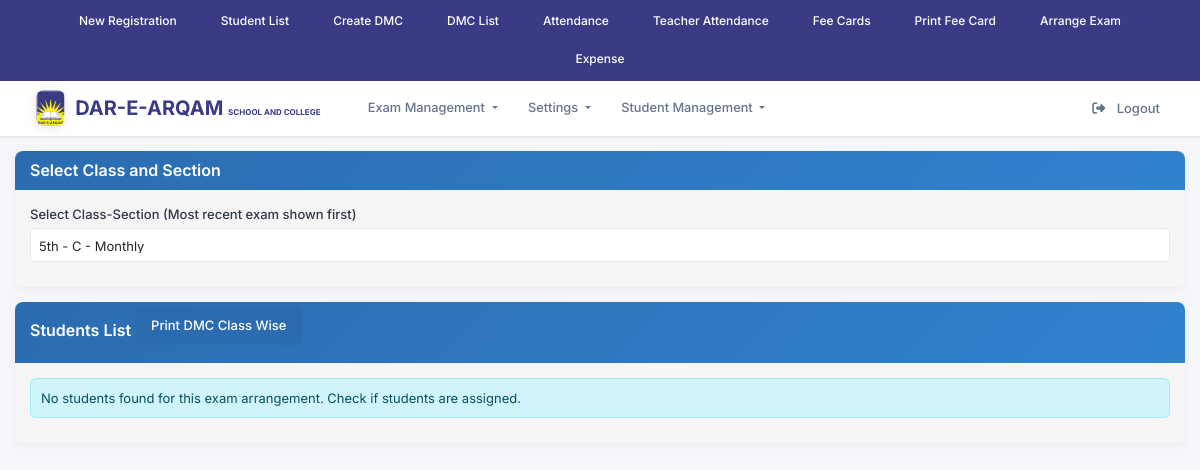
Screenshot of /dmc_list.php (signed in) with the database file from the repository.
### tables this page shows
CREATE TABLE `modules` (
  `id` int(11) NOT NULL,
  `parent_id` int(11) DEFAULT NULL,
  `title` varchar(100) NOT NULL,
  `url` varchar(255) NOT NULL DEFAULT '#',
  `description` varchar(255) DEFAULT NULL,
  `status` tinyint(1) DEFAULT 1,
  `created_at` timestamp NOT NULL DEFAULT current_timestamp(),
  `type` enum('Parent','Child') NOT NULL DEFAULT 'Parent'
);

CREATE TABLE `arrange_exam` (
  `id` int(11) NOT NULL,
  `exam_type_id` int(11) NOT NULL,
  `class_id` int(11) NOT NULL,
  `start_date` date NOT NULL,
  `created_at` datetime NOT NULL DEFAULT current_timestamp(),
  `status` int(11) NOT NULL DEFAULT 0
);

CREATE TABLE `classes` (
  `id` int(11) NOT NULL,
  `course_id` int(11) DEFAULT NULL,
  `title` varchar(255) NOT NULL,
  `dated` date NOT NULL DEFAULT current_timestamp(),
  `status` int(11) DEFAULT NULL
);

### dmc_list.php (the view, shortened to what this page needs)
<?php
require_once('conn_inc.php');
$class_sections = $conn->query("
    SELECT
        c.id AS class_id,
        c.title AS class_name,
        s.title AS section_name,
        et.title AS exam_type,
        ae.id AS arrange_exam_id,
        ae.created_at
    FROM classes c
    cross JOIN class_sections cs ON cs.class_id = c.id
    LEFT JOIN sections s ON cs.section_id = s.id
    JOIN arrange_exam ae ON ae.class_id = c.id
    JOIN exam_types et ON et.id = ae.exam_type_id
    ORDER BY ae.created_at DESC, c.title, s.title
");
$students = [];
$selected_arrange_exam_id = isset($_GET['arrange_exam_id']) ? (int)$_GET['arrange_exam_id'] : 0;
$class_id = 0;
if ($selected_arrange_exam_id === 0 && $class_sections->num_rows > 0) {
    $class_sections->data_seek(0);
    $first_row = $class_sections->fetch_assoc();
    $selected_arrange_exam_id = $first_row['arrange_exam_id'];
    $class_id = $first_row['class_id'];
}
if ($class_id > 0) {
    $stmt = $conn->prepare("
        SELECT sr.id, sr.name, sr.current_address, sr.father_name,
               COUNT(r.id) AS result_count,
               COALESCE(SUM(r.marks), 0) AS total_obtained
        FROM student_class sc
        JOIN student_registration sr ON sc.student_registration_id = sr.id
        JOIN sessions s ON s.id = sc.session_id
        LEFT JOIN results r ON sr.id = r.student_id AND r.arrange_exam_id = ?
        WHERE sc.class_id = ?
          AND sr.status = 0
          AND sc.status = 0
        GROUP BY sr.id, sr.name, sr.current_address, sr.father_name
        ORDER BY total_obtained DESC, sr.name
    ");
    $stmt->bind_param("ii", $selected_arrange_exam_id, $class_id);
    $stmt->execute();
    $students = $stmt->get_result()->fetch_all(MYSQLI_ASSOC);
}
?>
<!DOCTYPE html>
<html lang="en">
<head>
</head>
<body>
    <?php require_once('navbar.php'); ?>
    <div class="container">
        <div class="row">
            <div class="col-md-12">
                <div class="panel panel-primary">
                    <div class="panel-heading"><h3 class="panel-title">Select Class and Section</h3></div>
                    <div class="panel-body">
                        <?php if ($class_sections->num_rows > 0): ?>
                            <form method="get" action="<?php echo htmlspecialchars($_SERVER['PHP_SELF']); ?>">
                                <div class="form-group">
                                    <label>Select Class-Section (Most recent exam shown first)</label>
                                    <select name="arrange_exam_id" class="form-control" onchange="this.form.submit()" required>
                                        <?php
                                        $class_sections->data_seek(0);
                                        while ($cs = $class_sections->fetch_assoc()): ?>
                                            <option value="<?php echo $cs['arrange_exam_id']; ?>"
                                                    <?php echo $selected_arrange_exam_id == $cs['arrange_exam_id'] ? 'selected' : ''; ?>>
                                                <?php
                                                echo htmlspecialchars($cs['class_name']) .
                                                     ($cs['section_name'] ? ' - ' . htmlspecialchars($cs['section_name']) : '') .
                                                     ' - ' . htmlspecialchars($cs['exam_type']);
                                                ?>
                                            </option>
                                        <?php endwhile; ?>
                                    </select>
                                </div>
                            </form>
                        <?php else: ?>
                            <div class="alert alert-warning">No class-sections or exams available.</div>
                        <?php endif; ?>
                    </div>
                </div>
                <div class="panel panel-info">
                    <div class="panel-heading">
                        <h3 class="panel-title" style="display: inline-block;">Students List</h3>
                        <?php if ($selected_arrange_exam_id > 0): ?>
                            <a href="dmc_print_class.php?arrange_exam_id=<?php echo $selected_arrange_exam_id; ?>"
                               class="btn btn-primary btn-sm pull-right" style="margin-top: -5px;">Print DMC Class Wise</a>
                        <?php endif; ?>
                    </div>
                    <div class="panel-body">
                        <?php if ($selected_arrange_exam_id > 0): ?>
                            <?php if (count($students) > 0): ?>
                                <table class="table table-bordered table-hover">
                                    <thead>
                                        <tr>
                                            <th>Name</th>
                                            <th>Father's Name</th>
                                            <th>Position</th>
                                            <th>Actions</th>
                                        </tr>
                                    </thead>
                                    <tbody>
                                        <?php foreach ($students as $student): ?>
                                            <tr>
                                                <td data-label="Name"><?php echo htmlspecialchars($student['name']); ?></td>
                                                <td data-label="Father's Name"><?php echo htmlspecialchars($student['father_name']); ?></td>
                                                <td data-label="Position">
                                                    <span style="font-size:20px; font-weight: bolder;">
                                                        <?php echo numberToOrdinal($student['position']); ?>
                                                    </span>
                                                </td>
                                                <td data-label="Actions">
                                                    <?php if ($student['result_count'] > 0): ?>
                                                        <a href="dmc_print.php?student_id=<?php echo $student['id']; ?>&arrange_exam_id=<?php echo $selected_arrange_exam_id;?>"
                                                           class="btn btn-success btn-sm">Print DMC</a>
                                                        <a href="edit_dmc.php?student_id=<?php echo $student['id']; ?>&arrange_exam_id=<?php echo $selected_arrange_exam_id; ?>"
                                                           class="btn btn-warning btn-sm">Edit DMC</a>
                                                    <?php else: ?>
                                                        <span class="label label-warning">Marks are not entered</span>
                                                    <?php endif; ?>
                                                </td>
                                            </tr>
                                        <?php endforeach; ?>
                                    </tbody>
                                </table>
                            <?php else: ?>
                                <div class="alert alert-info">No students found for this exam arrangement. Check if students are assigned.</div>
                            <?php endif; ?>
                        <?php else: ?>
                            <div class="alert alert-info">Please select a class-section/exam to view students.</div>
                        <?php endif; ?>
                    </div>
                </div>
            </div>
        </div>
    </div>
</body>
</html>

### navbar.php (shortened to what this page needs)
<?php
require_once('conn_inc.php');
$user_id = $_SESSION['user_id'] ?? 0;
$role_modules = [];
if ($user_id) {
    $qry = "
        SELECT m.id, m.parent_id, m.title, m.url
        FROM role_modules rm
        INNER JOIN modules m ON rm.module_id = m.id
        INNER JOIN users u ON rm.role_id = u.role_id
        WHERE u.id = ?
        ORDER BY m.parent_id, m.title
    ";
    $stmt = $conn->prepare($qry);
    $stmt->bind_param("i", $user_id);
    $stmt->execute();
    $res = $stmt->get_result();
    while ($row = $res->fetch_assoc()) {
        $parent_id = $row['parent_id'] ?? 0;
        if ($parent_id == 0) {
            if (!isset($role_modules[$row['id']])) {
                $role_modules[$row['id']] = [
                    'title' => $row['title'],
                    'url' => $row['url'] ?? '#',
                    'children' => []
                ];
            }
        } else {
            $role_modules[$parent_id]['children'][] = [
                'title' => $row['title'],
                'url' => $row['url'] ?? '#'
            ];
        }
    }
}
?>
<link href="https://cdn.jsdelivr.net/npm/bootstrap@5.3.3/dist/css/bootstrap.min.css" rel="stylesheet">
<link href="https://cdnjs.cloudflare.com/ajax/libs/font-awesome/6.5.0/css/all.min.css" rel="stylesheet">
<div class="top-quick-bar" style="background-color: #3b3a85 !important;">
  <div class="quick-links-horizontal">
    <a href="student_registration.php" class="quick-link-horizontal-btn">
      New Registration
    </a>
    <a href="student_list.php" class="quick-link-horizontal-btn">
      Student List
    </a>
    <a href="create_dmcs.php" class="quick-link-horizontal-btn">
      Create DMC
    </a>
    <a href="dmc_list.php" class="quick-link-horizontal-btn">
      DMC List
    </a>
    <a href="attendance_class.php" class="quick-link-horizontal-btn">
      Attendance
    </a>
    <a href="users_attendance.php" class="quick-link-horizontal-btn">
      Teacher Attendance
    </a>
    <a href="fee_card_create_monthly.php" class="quick-link-horizontal-btn">
      Fee Cards
    </a>
    <a href="student_feecards.php" class="quick-link-horizontal-btn">
      Print Fee Card
    </a>
    <a href="arrange_exam.php" class="quick-link-horizontal-btn">
      Arrange Exam
    </a>
    <a href="expense.php" class="quick-link-horizontal-btn">
      Expense
    </a>
  </div>
</div>
<nav class="navbar navbar-expand-lg navbar-light sticky-top">
  <div class="container-fluid">
    <div class="navbar-main-content">
      <a class="navbar-brand" href="index.php">
        <img src="logo2.png" alt="Logo">
        <div class="brand-text"><span style="font-size:20px;color: #16253e !important;">DAR-E-ARQAM <small>SCHOOL AND COLLEGE</small></span> </div>
      </a>
      <div class="collapse navbar-collapse" id="mainNavbar">
        <ul class="navbar-nav me-auto mb-2 mb-lg-0">
          <?php foreach ($role_modules as $module_id => $module): ?>
            <?php
            $is_dropdown = !empty($module['children']);
            $module_title = isset($module['title']) ? $module['title'] : '';
            $module_url = isset($module['url']) ? $module['url'] : '#';
            ?>
            <li class="nav-item <?php echo $is_dropdown ? 'dropdown' : ''; ?>">
              <?php if (!$is_dropdown && !empty($module_title) && !empty($module_url) && $module_url != '#'): ?>
                <a class="nav-link <?php echo $module_url === 'index.php' ? 'active' : ''; ?>" href="<?php echo htmlspecialchars($module_url); ?>">
                  <?php echo htmlspecialchars($module_title); ?>
                </a>
              <?php elseif ($is_dropdown && !empty($module_title)): ?>
                <a class="nav-link dropdown-toggle" href="#" id="<?php echo htmlspecialchars(strtolower(str_replace(' ', '', $module_title))); ?>Dropdown" role="button" data-bs-toggle="dropdown">
                  <?php echo htmlspecialchars($module_title); ?>
                </a>
              <?php endif; ?>
            </li>
          <?php endforeach; ?>
        </ul>
        <ul class="navbar-nav ms-auto">
          <li class="nav-item">
            <a class="nav-link btn btn-logout rounded-5" href="logout.php">
              <i class="fa-solid fa-right-from-bracket me-2"></i>
              Logout
            </a>
          </li>
        </ul>
      </div>
    </div>
  </div>
</nav>

### rows the page displays
modules: title "Exam Management"
modules: title "Student Management"
arrange_exam: arrange_exam_id "5th - C - Monthly"

### other values shown
$module_title "Settings"
